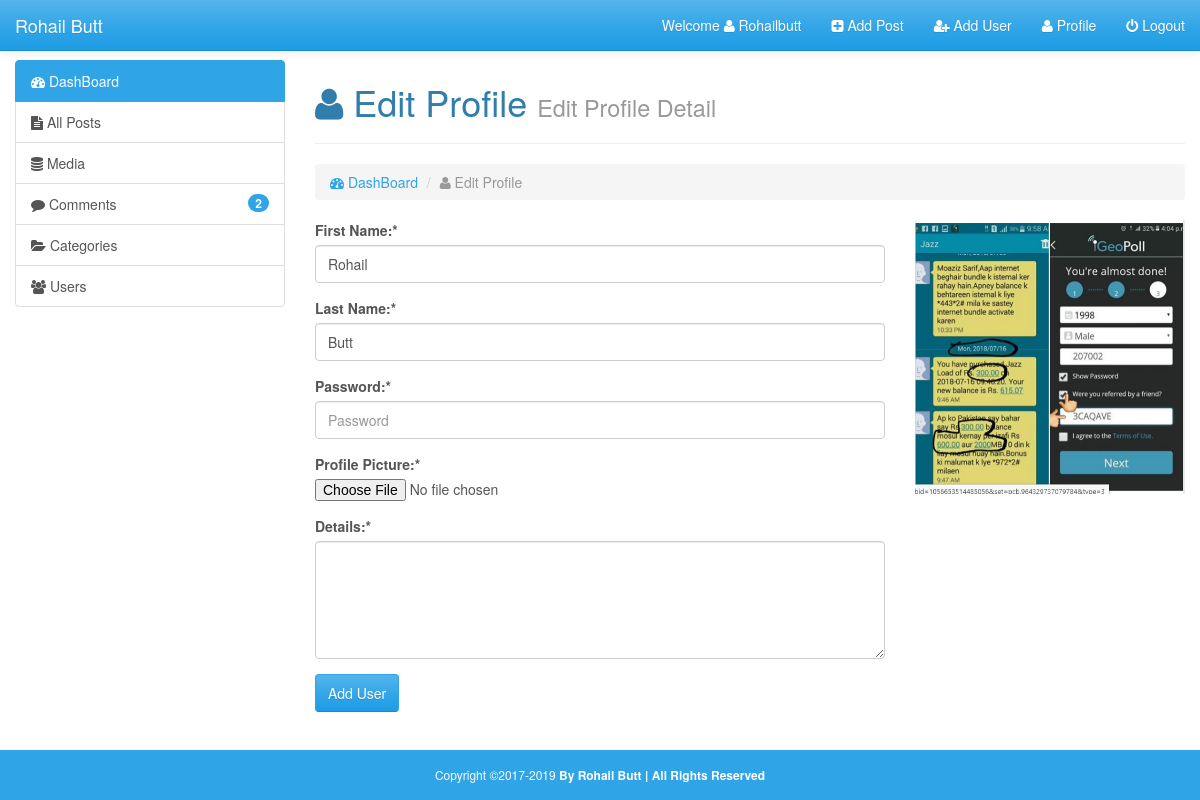
Page /Login/editprofile.php?Edit=15 (signed in) on the committed database.
### tables this page shows
CREATE TABLE `users` (
  `id` int(11) NOT NULL,
  `date` int(11) NOT NULL,
  `first_name` varchar(255) NOT NULL,
  `last_name` varchar(255) NOT NULL,
  `username` varchar(255) NOT NULL,
  `email` varchar(255) NOT NULL,
  `image` varchar(255) NOT NULL,
  `password` varchar(255) NOT NULL,
  `role` varchar(255) NOT NULL,
  `detail` text NOT NULL,
  `salt` varchar(255) NOT NULL DEFAULT '$2y$10$redgreenblackbluewhitee'
);

### Login/editprofile.php (the view, shortened to what this page needs)
<!DOCTYPE html>
<html lang="en">
  <?php require("include/top.php");
    $session_user=$_SESSION['username'];
    if(isset($_GET['Edit'])){
        $edit_id=$_GET['Edit'];
        $edit_query="SELECT * FROM users WHERE id=$edit_id";
        $edit_run=mysqli_query($conn,$edit_query);
        if(mysqli_num_rows($edit_run)>0){
            $edit_row=mysqli_fetch_array($edit_run);
            $e_username=$edit_row['username'];
            if($e_username==$session_user){
                $e_firstname=$edit_row['first_name'];
            $e_last=$edit_row['last_name'];
            $e_image=$edit_row['image'];
            $e_details=$edit_row['detail'];
            }
            else{
                header('Location:index.php');
            }
        }
        else{
            header('Location:index.php');
        }
    }
    else{
        header('Location:index.php');
    }
    ?>
  <body>
     <div  class="wrapper">
       <?php require("include/nav.php") ?>
        <div class="container-fluid">
            <div class="row" >
                <div class="col-md-3">
                   <?php require("include/sidebar.php") ?>
                </div>
                <div class="col-md-9">
                    <h1 class="head animated fadeInUp"><i class="fa fa-user "></i> Edit Profile <small>Edit Profile Detail</small></h1>
                    <hr/>
                    <ul class="breadcrumb">
                        <li class="active"><a href="index.html"><i class="fa fa-tachometer"></i> DashBoard</a></li>
                        <li class="active"><i class="fa fa-user"></i> Edit Profile</li>
                    </ul>
                   <div class="row">
                       <div class="col-md-8">
                             <form action="" method="post" enctype="multipart/form-data">
                                   <div class="form-group">
                                       <label for="first-name">First Name:*</label>
                                       <input type="text" id="first-name" name="first-name" value="<?php echo $e_firstname; ?>" class="form-control"  placeholder="First Name">
                                   </div>
                                   <div class="form-group">
                                       <label for="last-name">Last Name:*</label>
                                       <input type="text" id="last-name" name="last-name" value="<?php echo $e_last; ?>" class="form-control" placeholder="Last Name">
                                   </div>
                                   <div class="form-group">
                                       <label for="Password">Password:*</label>
                                       <input type="password" id="password" name="password" class="form-control" placeholder="Password">
                                   </div>
                                   <div class="form-group">
                                       <label for="image">Profile Picture:*</label>
                                       <input type="file" id="image" name="image">
                                   </div>
                                    <div class="form-group">
                                       <label for="detail">Details:*</label>
                                        <textarea name="detail" id="detail" cols="30" class="form-control" rows="5">
                                            <?php echo $e_details; ?>
                                        </textarea>
                                   </div>
                                   <input type="submit" value="Add User" name="submit" class="btn btn-primary">
                           </form>
                           <br>
                           <br>
                           <br>
                       </div>
                       <div class="col-md-4">
                           <?php
                                    echo "<img src='img/$e_image' width='100%' >";
                           ?>
                       </div>
                   </div>
                </div>
            </div>
        </div>
        <?php require("include/footer.php") ?>

### Login/css/style.css (style rules this page uses)
html,body { height: 100%; }
body { padding-top: 60px; }
.head { position: relative; }
.wrapper { min-height: 100%; position: relative; }

### rows in the picture
users: first-name "Rohail", last-name "Butt", image (picture)

### other values in the picture
$session_username "Rohailbutt"
$get_rows "2"
